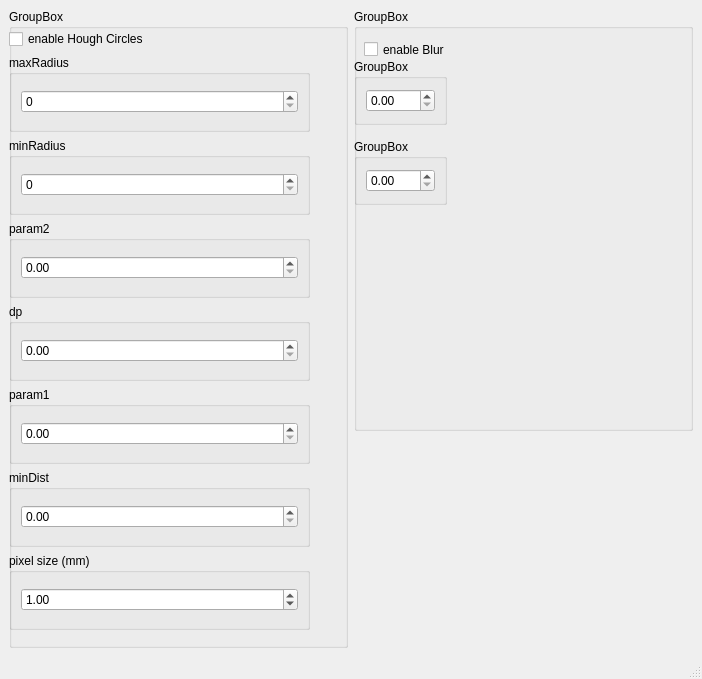
<?xml version="1.0" encoding="UTF-8"?>
<ui version="4.0">
 <class>HoughParamWindow</class>
 <widget class="QMainWindow" name="HoughParamWindow">
  <property name="geometry">
   <rect>
    <x>0</x>
    <y>0</y>
    <width>702</width>
    <height>679</height>
   </rect>
  </property>
  <property name="windowTitle">
   <string>Hough Parameter</string>
  </property>
  <widget class="QWidget" name="centralwidget">
   <layout class="QGridLayout" name="gridLayout">
    <item row="0" column="1" rowspan="2">
     <widget class="QGroupBox" name="groupBox_5">
      <property name="title">
       <string>GroupBox</string>
      </property>
      <widget class="QCheckBox" name="enableBlurCheckBox">
       <property name="geometry">
        <rect>
         <x>10</x>
         <y>30</y>
         <width>383</width>
         <height>21</height>
        </rect>
       </property>
       <property name="text">
        <string>enable Blur</string>
       </property>
      </widget>
      <widget class="QGroupBox" name="groupBox_2">
       <property name="geometry">
        <rect>
         <x>0</x>
         <y>50</y>
         <width>93</width>
         <height>66</height>
        </rect>
       </property>
       <property name="title">
        <string>GroupBox</string>
       </property>
       <layout class="QGridLayout" name="gridLayout_10">
        <item row="0" column="0">
         <widget class="QDoubleSpinBox" name="doubleSpinBox"/>
        </item>
       </layout>
      </widget>
      <widget class="QGroupBox" name="groupBox_3">
       <property name="geometry">
        <rect>
         <x>0</x>
         <y>130</y>
         <width>93</width>
         <height>66</height>
        </rect>
       </property>
       <property name="title">
        <string>GroupBox</string>
       </property>
       <layout class="QGridLayout" name="gridLayout_9">
        <item row="0" column="0">
         <widget class="QDoubleSpinBox" name="doubleSpinBox_2"/>
        </item>
       </layout>
      </widget>
     </widget>
    </item>
    <item row="0" column="0" rowspan="3">
     <widget class="QGroupBox" name="groupBox_4">
      <property name="title">
       <string>GroupBox</string>
      </property>
      <widget class="QWidget" name="verticalLayoutWidget">
       <property name="geometry">
        <rect>
         <x>0</x>
         <y>20</y>
         <width>301</width>
         <height>601</height>
        </rect>
       </property>
       <layout class="QVBoxLayout" name="verticalLayout">
        <item>
         <widget class="QCheckBox" name="enableHoughCirclesCheckBox">
          <property name="text">
           <string>enable Hough Circles</string>
          </property>
         </widget>
        </item>
        <item>
         <widget class="QGroupBox" name="maxRadiusBox">
          <property name="title">
           <string>maxRadius</string>
          </property>
          <layout class="QGridLayout" name="gridLayout_6">
           <item row="0" column="0">
            <widget class="QSpinBox" name="maxRadiusSpinBox">
             <property name="maximum">
              <number>10000</number>
             </property>
            </widget>
           </item>
          </layout>
         </widget>
        </item>
        <item>
         <widget class="QGroupBox" name="minRadiusBox">
          <property name="title">
           <string>minRadius</string>
          </property>
          <layout class="QGridLayout" name="gridLayout_7">
           <item row="0" column="0">
            <widget class="QSpinBox" name="minRadiusSpinBox">
             <property name="maximum">
              <number>10000</number>
             </property>
            </widget>
           </item>
          </layout>
         </widget>
        </item>
        <item>
         <widget class="QGroupBox" name="param2Box">
          <property name="title">
           <string>param2</string>
          </property>
          <layout class="QGridLayout" name="gridLayout_4">
           <item row="0" column="0">
            <widget class="QDoubleSpinBox" name="param2DoubleSpinBox">
             <property name="maximum">
              <double>100000.000000000000000</double>
             </property>
            </widget>
           </item>
          </layout>
         </widget>
        </item>
        <item>
         <widget class="QGroupBox" name="dpBox">
          <property name="title">
           <string>dp</string>
          </property>
          <layout class="QGridLayout" name="gridLayout_2">
           <item row="0" column="0">
            <widget class="QDoubleSpinBox" name="dpDoubleSpinBox">
             <property name="maximum">
              <double>100000.000000000000000</double>
             </property>
            </widget>
           </item>
          </layout>
         </widget>
        </item>
        <item>
         <widget class="QGroupBox" name="param1Box">
          <property name="title">
           <string>param1</string>
          </property>
          <layout class="QGridLayout" name="gridLayout_5">
           <item row="0" column="0">
            <widget class="QDoubleSpinBox" name="param1DoubleSpinBox">
             <property name="maximum">
              <double>100000.000000000000000</double>
             </property>
            </widget>
           </item>
          </layout>
         </widget>
        </item>
        <item>
         <widget class="QGroupBox" name="minDistBox">
          <property name="title">
           <string>minDist</string>
          </property>
          <layout class="QGridLayout" name="gridLayout_3">
           <item row="0" column="0">
            <widget class="QDoubleSpinBox" name="minDistDoubleSpinBox">
             <property name="maximum">
              <double>100000.000000000000000</double>
             </property>
            </widget>
           </item>
          </layout>
         </widget>
        </item>
        <item>
         <widget class="QGroupBox" name="groupBox">
          <property name="title">
           <string>pixel size (mm)</string>
          </property>
          <layout class="QGridLayout" name="gridLayout_8">
           <item row="0" column="0">
            <widget class="QDoubleSpinBox" name="pixelSizeDoubleSpinBox">
             <property name="maximum">
              <double>99990000.000000000000000</double>
             </property>
             <property name="value">
              <double>1.000000000000000</double>
             </property>
            </widget>
           </item>
          </layout>
         </widget>
        </item>
       </layout>
      </widget>
      <zorder>verticalLayoutWidget</zorder>
      <zorder>enableHoughCirclesCheckBox</zorder>
     </widget>
    </item>
   </layout>
  </widget>
  <widget class="QMenuBar" name="menubar">
   <property name="geometry">
    <rect>
     <x>0</x>
     <y>0</y>
     <width>702</width>
     <height>20</height>
    </rect>
   </property>
  </widget>
  <widget class="QStatusBar" name="statusbar"/>
 </widget>
 <resources/>
 <connections/>
</ui>
